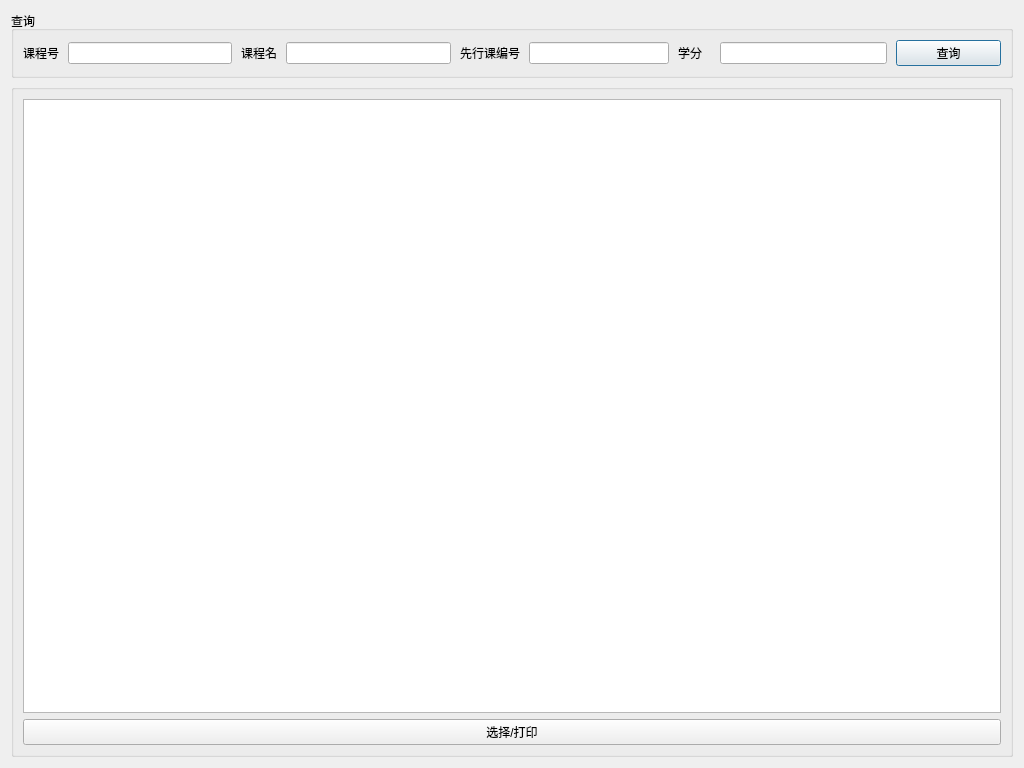
<?xml version="1.0" encoding="UTF-8"?>
<ui version="4.0">
 <class>StudentSCT</class>
 <widget class="QDialog" name="StudentSCT">
  <property name="geometry">
   <rect>
    <x>0</x>
    <y>0</y>
    <width>1024</width>
    <height>768</height>
   </rect>
  </property>
  <property name="windowTitle">
   <string>Dialog</string>
  </property>
  <layout class="QVBoxLayout" name="verticalLayout_2">
   <item>
    <widget class="QGroupBox" name="groupBox_search">
     <property name="title">
      <string>查询</string>
     </property>
     <layout class="QHBoxLayout" name="horizontalLayout_5" stretch="12,12,12,12,6">
      <property name="spacing">
       <number>9</number>
      </property>
      <item>
       <layout class="QHBoxLayout" name="horizontalLayout" stretch="2,10">
        <item>
         <widget class="QLabel" name="label_search_cno">
          <property name="text">
           <string>课程号</string>
          </property>
         </widget>
        </item>
        <item>
         <widget class="QLineEdit" name="lineEdit_search_cno"/>
        </item>
       </layout>
      </item>
      <item>
       <layout class="QHBoxLayout" name="horizontalLayout_2" stretch="2,10">
        <item>
         <widget class="QLabel" name="label_search_cname">
          <property name="text">
           <string>课程名</string>
          </property>
         </widget>
        </item>
        <item>
         <widget class="QLineEdit" name="lineEdit_search_cname"/>
        </item>
       </layout>
      </item>
      <item>
       <layout class="QHBoxLayout" name="horizontalLayout_3" stretch="2,10">
        <item>
         <widget class="QLabel" name="label_search_cpno">
          <property name="text">
           <string>先行课编号</string>
          </property>
         </widget>
        </item>
        <item>
         <widget class="QLineEdit" name="lineEdit_search_cpno"/>
        </item>
       </layout>
      </item>
      <item>
       <layout class="QHBoxLayout" name="horizontalLayout_4" stretch="2,10">
        <item>
         <widget class="QLabel" name="label_search_ccredit">
          <property name="text">
           <string>学分</string>
          </property>
         </widget>
        </item>
        <item>
         <widget class="QLineEdit" name="lineEdit_search_ccredit"/>
        </item>
       </layout>
      </item>
      <item>
       <widget class="QPushButton" name="pushButton_search">
        <property name="text">
         <string>查询</string>
        </property>
       </widget>
      </item>
     </layout>
    </widget>
   </item>
   <item>
    <widget class="QGroupBox" name="groupBox_tableView">
     <property name="title">
      <string/>
     </property>
     <layout class="QVBoxLayout" name="verticalLayout">
      <item>
       <widget class="QTableView" name="tableView"/>
      </item>
      <item>
       <widget class="QPushButton" name="pushButton">
        <property name="text">
         <string>选择/打印</string>
        </property>
       </widget>
      </item>
     </layout>
    </widget>
   </item>
  </layout>
 </widget>
 <resources/>
 <connections/>
</ui>
